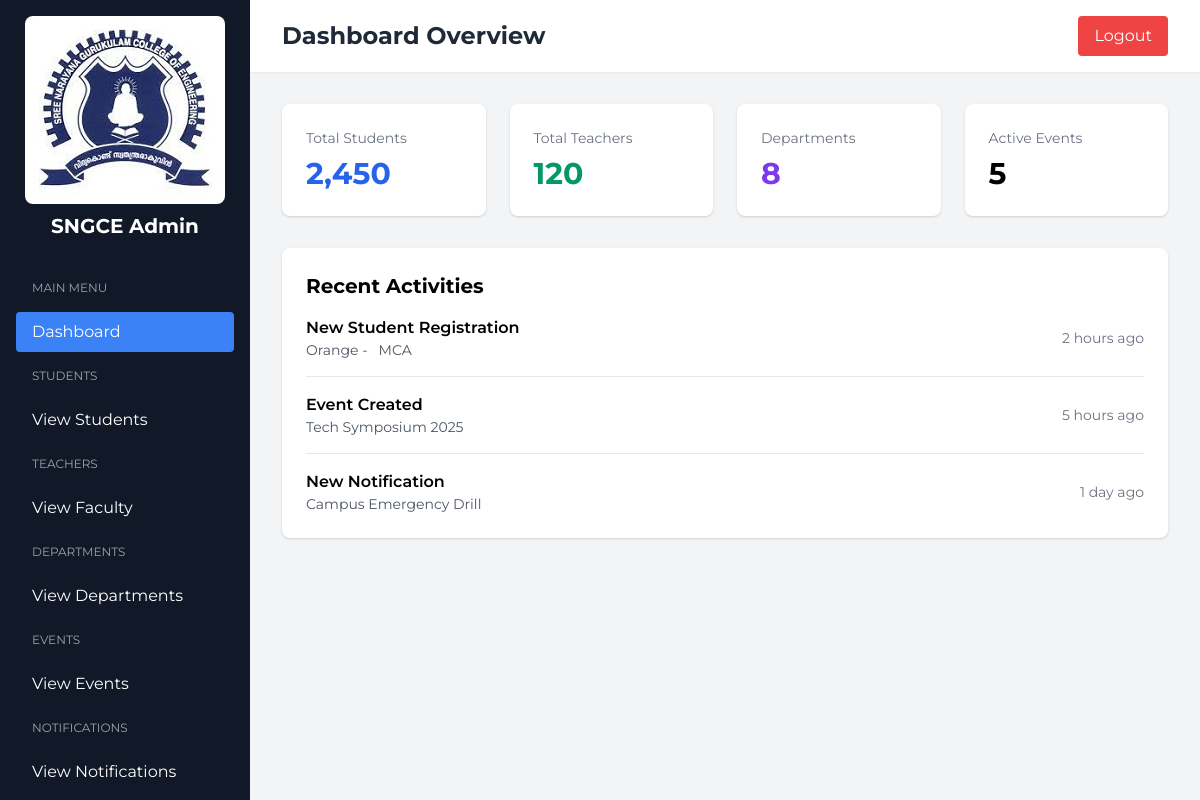
The page /admin-home/ on the database its author committed.
### accounts/models.py (models this page shows, shortened)
class CustomUser(AbstractBaseUser,PermissionsMixin):
    name=models.CharField(max_length=200)
    email=models.EmailField(unique=True)
    is_active=models.BooleanField(default=True)
    is_staff=models.BooleanField(default=False)
    is_superuser=models.BooleanField(default=False)
    is_verified = models.BooleanField(default=False)
    objects = CustomUserManager()
    USERNAME_FIELD = 'email'
    REQUIRED_FIELDS = ['name']

class Student(CustomUser):
    std_id=models.CharField(unique=True,max_length=50)
    img=models.FileField(upload_to='media/student_image',null=True)
    options=(
        ("Male","Male"),
        ("Female","Female"),
        ("Others","Others")
    )
    gender=models.CharField(max_length=100,choices=options,default="Male")
    dob=models.DateField(null=True)
    sem = models.CharField(max_length=100,null=True)
    department=models.ForeignKey(Department,on_delete=models.CASCADE)

class Department(models.Model):
    name = models.CharField(max_length=100)
    created_at = models.DateTimeField(auto_now_add=True)

class Event(models.Model):
    title = models.CharField(max_length=300)
    description = models.TextField()
    cat = models.CharField(max_length=300)
    date = models.DateField()
    time = models.CharField(max_length=200)
    img = models.FileField(upload_to="media/Event_Image")
    venue = models.CharField(max_length=200)
    created_at = models.DateTimeField(auto_now_add=True,null=True)

class Notification(models.Model):
    title = models.CharField(max_length=200)
    options = (
        ("Emergency","Emergency"),
        ("Important","Important"),
        ("General","General")
    )
    imp = models.CharField(max_length=100,choices=options)
    message = models.TextField()
    end_date = models.CharField(max_length=100,null=True)
    btn_name = models.CharField(max_length=100,null=True,blank=True)
    btn_link = models.CharField(max_length=500,null=True,blank=True)
    created_at = models.DateTimeField(auto_now_add=True,null=True)

### adminpage/views.py (the view)
# urls.py: path('admin-home/',AdminHomeView.as_view(),name='ah'),
class AdminHomeView(TemplateView):
    template_name='admin_home.html'
    def get_context_data(self, **kwargs):
        context = super().get_context_data(**kwargs)
        context['stu']= Student.objects.first()
        context['event']=Event.objects.first()
        context['noti']=Notification.objects.first()
        return context

### adminpage/templates/admin_home.html (shortened to what this page needs)
<!DOCTYPE html>
<html lang="en">
    {% load static %}
<head>
    <link href="https://cdnjs.cloudflare.com/ajax/libs/tailwindcss/2.2.19/tailwind.min.css" rel="stylesheet">
</head>
<body class="bg-gray-100">
    <aside class="sidebar fixed h-full bg-gray-900 text-white" style="overflow-y:scroll;scrollbar-width: none;">
        <div class="p-4">
            <div class="text-center mb-8">
                <img src="{% static 'images/college_logo.jpg' %}" alt="SNGCE Logo" class="mx-auto rounded-lg mb-2">
                <h1 class="text-xl font-bold">SNGCE Admin</h1>
            </div>
            <nav class="space-y-2">
                <div class="px-4 py-2 text-gray-400 text-xs uppercase">Main Menu</div>
                <a href="{% url 'ah' %}" class="block px-4 py-2 rounded hover:bg-blue-600 bg-blue-500">
                    Dashboard
                </a>
                <div class="px-4 py-2 text-gray-400 text-xs uppercase mt-4">Students</div>
                <a href="{% url 'student' %}" class="block px-4 py-2 rounded hover:bg-blue-600">View Students</a>
                 <div class="px-4 py-2 text-gray-400 text-xs uppercase mt-4">Teachers</div>
                <a href="{% url 'faculty' %}" class="block px-4 py-2 rounded hover:bg-blue-600">View Faculty</a>
                <div class="px-4 py-2 text-gray-400 text-xs uppercase mt-4">Departments</div>
                <a href="{% url 'dep' %}" class="block px-4 py-2 rounded hover:bg-blue-600">View Departments</a>
                <div class="px-4 py-2 text-gray-400 text-xs uppercase mt-4">Events</div>
                <a href="{% url 'event' %}" class="block px-4 py-2 rounded hover:bg-blue-600">View Events</a>
                <div class="px-4 py-2 text-gray-400 text-xs uppercase mt-4">Notifications</div>
                <a href="{% url 'notification' %}" class="block px-4 py-2 rounded hover:bg-blue-600">View Notifications</a>
            </nav>
        </div>
    </aside>
{% block adminhome %}
    <main class="main-content min-h-screen bg-gray-100">
        <header class="bg-white shadow-sm">
            <div class="flex justify-between items-center px-8 py-4">
                <h2 class="text-2xl font-bold text-gray-800">Dashboard Overview</h2>
                <div class="flex items-center space-x-4">
                    <a href="{% url 'logout' %}" class="bg-red-500 text-white px-4 py-2 rounded hover:bg-red-600">
                        Logout
                    </a>
                </div>
            </div>
        </header>
        <div class="p-8">
            <div class="grid grid-cols-1 md:grid-cols-2 lg:grid-cols-4 gap-6 mb-8">
                <div class="bg-white rounded-lg shadow p-6 card-hover">
                    <h3 class="text-gray-500 text-sm mb-2">Total Students</h3>
                    <div class="flex items-center">
                        <span class="text-3xl font-bold text-blue-600">2,450</span>
                    </div>
                </div>
                <div class="bg-white rounded-lg shadow p-6 card-hover">
                    <h3 class="text-gray-500 text-sm mb-2">Total Teachers</h3>
                    <div class="flex items-center">
                        <span class="text-3xl font-bold text-green-600">120</span>
                    </div>
                </div>
                <div class="bg-white rounded-lg shadow p-6 card-hover">
                    <h3 class="text-gray-500 text-sm mb-2">Departments</h3>
                    <div class="flex items-center">
                        <span class="text-3xl font-bold text-purple-600">8</span>
                    </div>
                </div>
                <div class="bg-white rounded-lg shadow p-6 card-hover">
                    <h3 class="text-gray-500 text-sm mb-2">Active Events</h3>
                    <div class="flex items-center">
                        <span class="text-3xl font-bold text-orange-600">5</span>
                    </div>
                </div>
            </div>
            <div class="bg-white rounded-lg shadow p-6">
                <h3 class="text-xl font-bold mb-4">Recent Activities</h3>
                <div class="space-y-4">
                    <div class="flex items-center justify-between border-b pb-4">
                        <div>
                            <h4 class="font-semibold">New Student Registration</h4>
                            <p class="text-sm text-gray-600">{{stu.name}}  -  &nbsp;  {{stu.department.name}}</p>
                        </div>
                        <span class="text-sm text-gray-500">2 hours ago</span>
                    </div>
                    <div class="flex items-center justify-between border-b pb-4">
                        <div>
                            <h4 class="font-semibold">Event Created</h4>
                            <p class="text-sm text-gray-600">{{event.title}}</p>
                        </div>
                        <span class="text-sm text-gray-500">5 hours ago</span>
                    </div>
                    <div class="flex items-center justify-between">
                        <div>
                            <h4 class="font-semibold">New Notification</h4>
                            <p class="text-sm text-gray-600">{{noti.title}}</p>
                        </div>
                        <span class="text-sm text-gray-500">1 day ago</span>
                    </div>
                </div>
            </div>
        </div>
    </main>
    {% endblock %}
</body>
</html>

### adminpage/templates/admin_home.html (style rules this page uses)
body { font-family: 'Montserrat', sans-serif; }
.sidebar { width: 250px; transition: width 0.3s; }
.main-content { margin-left: 250px; transition: margin-left 0.3s; }

### rows shown on the page
CustomUser: name "Orange"
Student: department.name "MCA"
Event: title "Tech Symposium 2025"
Notification: title "Campus Emergency Drill"
